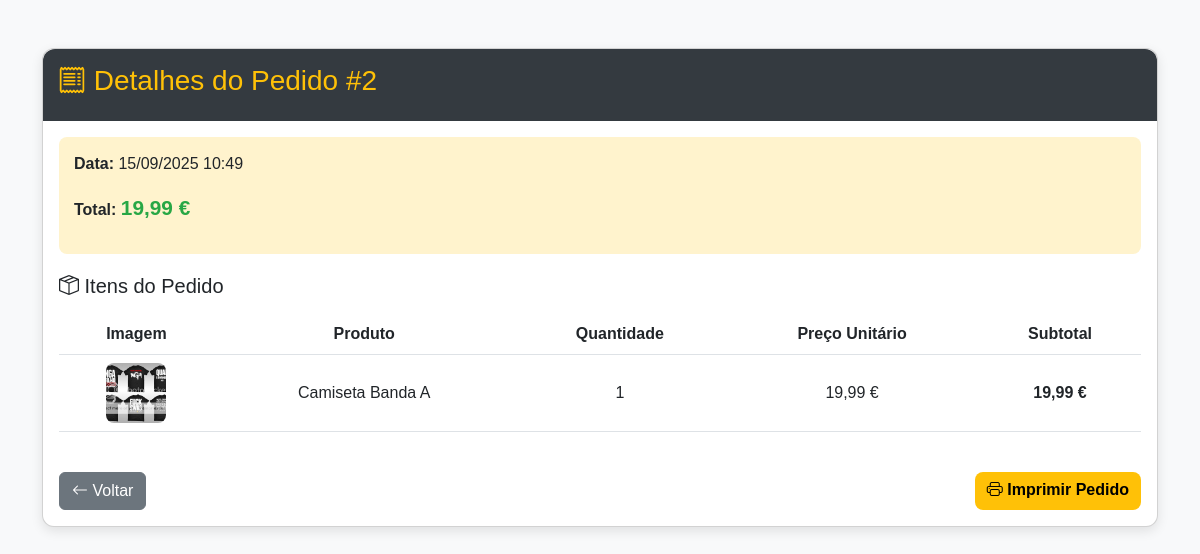
The app's page /site/admin/detalhes.php?id=2 (signed in) with its own data.
### tables this page shows
CREATE TABLE `orders` (
  `id` int(11) NOT NULL,
  `total` decimal(10,2) NOT NULL,
  `created_at` timestamp NOT NULL DEFAULT current_timestamp()
);

CREATE TABLE `order_items` (
  `id` int(11) NOT NULL,
  `order_id` int(11) NOT NULL,
  `product_id` int(11) NOT NULL,
  `qty` int(11) NOT NULL,
  `price` decimal(10,2) NOT NULL
);

CREATE TABLE `products` (
  `id` int(11) NOT NULL,
  `name` varchar(150) NOT NULL,
  `price` decimal(10,2) NOT NULL,
  `description` text DEFAULT NULL,
  `category` varchar(100) DEFAULT NULL,
  `image` varchar(255) DEFAULT NULL
);

### site/admin/detalhes.php (the view, shortened to what this page needs)
<?php
require_once __DIR__ . '/../../conexao/db.php';
$id = (int) $_GET['id'];
$stmt = $pdo->prepare("SELECT * FROM orders WHERE id = ?");
$stmt->execute([$id]);
$order = $stmt->fetch();
$stmt = $pdo->prepare("
    SELECT oi.*, p.name, p.image
    FROM order_items oi
    JOIN products p ON oi.product_id = p.id
    WHERE oi.order_id = ?
");
$stmt->execute([$id]);
$items = $stmt->fetchAll();
?>
<!DOCTYPE html>
<html lang="pt">
<head>
    <link href="https://cdn.jsdelivr.net/npm/bootstrap@5.3.0/dist/css/bootstrap.min.css" rel="stylesheet">
    <link href="https://cdn.jsdelivr.net/npm/bootstrap-icons/font/bootstrap-icons.css" rel="stylesheet">
        <link rel="stylesheet" href="../css/style.css">
</head>
<body class="pg-detalhes">
<div class="container my-5">
    <div class="card">
        <div class="pedido-header">
            <h3><i class="bi bi-receipt"></i> Detalhes do Pedido #<?= $order['id'] ?></h3>
        </div>
        <div class="card-body">
            <div class="pedido-info">
                <p><strong>Data:</strong> <?= date("d/m/Y H:i", strtotime($order['created_at'])) ?></p>
                <p><strong>Total:</strong> <span class="pedido-total"><?= number_format($order['total'], 2, ',', '.') ?> €</span></p>
            </div>
            <h5 class="mb-3"><i class="bi bi-box-seam"></i> Itens do Pedido</h5>
            <div class="table-responsive">
                <table class="table table-hover align-middle text-center">
                    <thead>
                        <tr>
                            <th>Imagem</th>
                            <th>Produto</th>
                            <th>Quantidade</th>
                            <th>Preço Unitário</th>
                            <th>Subtotal</th>
                        </tr>
                    </thead>
                    <tbody>
                        <?php foreach($items as $item): ?>
                            <tr>
                                <td><img src="<?= htmlspecialchars($item['image'] ?? 'placeholder.png') ?>" alt="<?= htmlspecialchars($item['name']) ?>"></td>
                                <td><?= htmlspecialchars($item['name']) ?></td>
                                <td><?= $item['qty'] ?></td>
                                <td><?= number_format($item['price'], 2, ',', '.') ?> €</td>
                                <td><strong><?= number_format($item['qty'] * $item['price'], 2, ',', '.') ?> €</strong></td>
                            </tr>
                        <?php endforeach; ?>
                    </tbody>
                </table>
            </div>
            <div class="d-flex justify-content-between mt-4">
                <a href="admin.php" class="btn btn-secondary"><i class="bi bi-arrow-left"></i> Voltar</a>
                <a href="imprimir.php?id=<?= $order['id'] ?>" class="btn btn-banda">
                    <i class="bi bi-printer"></i> Imprimir Pedido
                </a>
            </div>
        </div>
    </div>
</div>
</body>
</html>

### site/css/style.css (style rules this page uses)
body.pg-detalhes { font-family: 'Poppins', sans-serif; background: #f8f9fa; }
.pg-detalhes .card { border-radius: 12px; box-shadow: 0 4px 12px rgba(0,0,0,0.1); }
.pg-detalhes .btn-banda { background: #ffc107; color: #000; font-weight: bold; border: none; border-radius: 8px; transition: background 0.3s; }
.pg-detalhes .pedido-header { background: #343a40; color: #ffc107; padding: 15px; border-radius: 12px 12px 0 0; }
.pg-detalhes .pedido-info { background: #fff3cd; padding: 15px; border-radius: 8px; margin-bottom: 20px; }
.pg-detalhes .pedido-total { font-size: 1.3rem; font-weight: bold; color: #28a745; }
.pg-detalhes .table thead { background: #ffc107; color: #000; }
.pg-detalhes .table img { width: 60px; height: 60px; object-fit: cover; border-radius: 8px; }

### records on screen
orders: id "2", created_at "15/09/2025 10:49", total "19,99"
order_items: product.image (picture), product.name "Camiseta Banda A", qty "1", price "19,99", $item['qty'] * $item['price'] "19,99"
